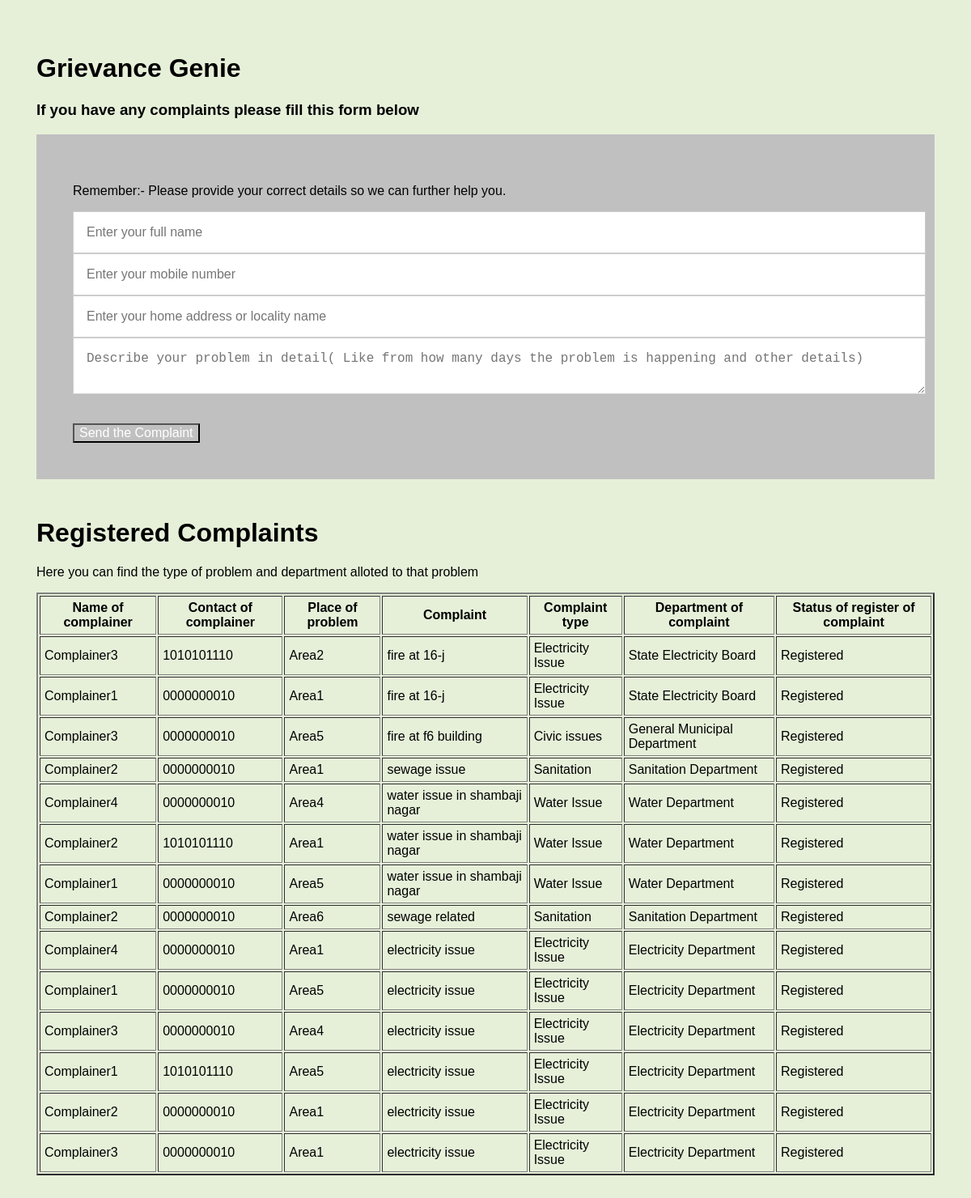
The page / on the database its author committed.
### src/app.py (models this page shows)
class Complaints(db.Model):
    id=db.Column(db.Integer,primary_key=True)
    complainer_name=db.Column(db.String(40))
    placeofissue=db.Column(db.String(30))
    complainer_phonenum=db.Column(db.String(12))
    category=db.Column(db.String(30))
    complaint_detail=db.Column(db.String(100))
    department=db.Column(db.String(25))
    status=db.Column(db.String(30),default="Issue Submitted Successfully")
    priority=db.Column(db.String(20))

### src/app.py (the view, shortened to what this page needs)
@app.route("/", methods=["GET", "POST"])
def submit_complaint():
    message=None
    real_complaints=Complaints.query.order_by(Complaints.id.desc()).all()
    complaints=[]
    for rc in real_complaints:
        anon = anonymize_data_of_complaint(rc)
        complaints.append({
            "id": rc.id,
            "complainer_name":anon["complainer_name"],
            "placeofissue":anon["placeofissue"],
            "complainer_phonenum":anon["complainer_phonenum"],
            "category":rc.category,
            "complaint_detail":rc.complaint_detail,
            "department":rc.department,
            "status":rc.status,
            "priority":rc.priority
        })
    return render_template("index.html",complaints=complaints,message=message)

### src/anony_util.py (called while the page is built)
def anonymize_data_of_complaint(complaint):
    dummy_phone_numbers=["0000000010","1010101110"]
    dummy_names=["Complainer1","Complainer2","Complainer3","Complainer4"]
    dummy_areas=["Area1","Area2","Area3","Area4","Area5","Area6"]
    return{
        "complainer_name":random.choice(dummy_names),
        "placeofissue":random.choice(dummy_areas),
        "complainer_phonenum":random.choice(dummy_phone_numbers),
        "category":complaint.category,
        "complaint_detail":complaint.complaint_detail,
        "department":complaint.department,
        "status":complaint.status,
        "priority":complaint.priority
    }

### src/templates/index.html (shortened to what this page needs)
<!DOCTYPE html>
<html lang="en">
<head>
</head>
<body>
    <h1>Grievance Genie</h1>
    <H3 class="title-text">If you have any complaints please fill this form below</H3>
    <form method="POST" action="/">
        <p>Remember:- Please provide your correct details so we can further help you.</p>
        <input type="text" placeholder="Enter your full name" name="complainer_name" required>
        <br>
        <input type="text" placeholder="Enter your mobile number" name="complainer_phonenum" >
        <br>
        <input type="text" placeholder="Enter your home address or locality name" name="placeofissue" required>
        <br>
        <textarea placeholder="Describe your problem in detail( Like from how many days the problem is happening and other details)" name="complaint_detail" ></textarea> <br>
        <button type="submit">Send the Complaint</button>
    </form>
    <h1>Registered Complaints</h1>
    <p>Here you can find the type of problem and department alloted to that problem</p>
    <table border="2.5" cellpadding="5">
        <thead>
            <tr>
                <th>Name of complainer</th>
                <th>Contact of complainer</th>
                <th>Place of problem</th>
                <th>Complaint</th>
                <th>Complaint type</th>
                <th>Department of complaint</th>
                <th>Status of register of complaint</th>
            </tr>
        </thead>
        <tbody>
            {% for complaint in complaints %}
            <tr><td>{{complaint.complainer_name}}</td>
                <td>{{complaint.complainer_phonenum}}</td>
                <td>{{complaint.placeofissue}}</td>
                <td>{{complaint.complaint_detail}}</td>
                <td>{{complaint.category}}</td>
                <td>{{complaint.department}}</td>
                <td>{{complaint.status}}</td>
            </tr>{% endfor %}
        </tbody>
    </table>
</body>
</html>

### src/templates/index.html (style rules this page uses)
body { background-color:#e6f0d9; color:black; font-family:'Arial', sans-serif; margin:25px; padding:20px; }
form { background-color:silver; padding:45px; margin-bottom:3rem; box-shadow:0 2px 3 px rgba(0,0.1,0,0.1) }
input { width:100%; padding:1rem; font-size:1rem; border:1px solid #ccc; resize:vertical; margin-right:3rem; }
textarea { width:100%; padding:1rem; font-size:1rem; border:1px solid #ccc; resize:vertical; color:black; }
button { margin-top:2rem; font-size:1rem; background-color:silver; color:white; cursor:pointer; transition:background-color 0.5s ease; padding; 1rem 1.6 rem; }

### rows shown on the page
Complaints: complainer_name "Complainer3", complainer_phonenum "1010101110", placeofissue "Area2", complaint_detail "fire at 16-j", category "Electricity Issue", department "State Electricity Board", status "Registered"
Complaints: complainer_name "Complainer1", complainer_phonenum "0000000010", placeofissue "Area1", complaint_detail "fire at 16-j", category "Electricity Issue", department "State Electricity Board", status "Registered"
Complaints: complainer_name "Complainer3", complainer_phonenum "0000000010", placeofissue "Area5", complaint_detail "fire at f6 building", category "Civic issues", department "General Municipal Department", status "Registered"
Complaints: complainer_name "Complainer2", complainer_phonenum "0000000010", placeofissue "Area1", complaint_detail "sewage issue", category "Sanitation", department "Sanitation Department", status "Registered"
Complaints: complainer_name "Complainer4", complainer_phonenum "0000000010", placeofissue "Area4", complaint_detail "water issue in shambaji nagar", category "Water Issue", department "Water Department", status "Registered"
Complaints: complainer_name "Complainer2", complainer_phonenum "1010101110", placeofissue "Area1", complaint_detail "water issue in shambaji nagar", category "Water Issue", department "Water Department", status "Registered"
Complaints: complainer_name "Complainer1", complainer_phonenum "0000000010", placeofissue "Area5", complaint_detail "water issue in shambaji nagar", category "Water Issue", department "Water Department", status "Registered"
Complaints: complainer_name "Complainer2", complainer_phonenum "0000000010", placeofissue "Area6", complaint_detail "sewage related", category "Sanitation", department "Sanitation Department", status "Registered"
Complaints: complainer_name "Complainer4", complainer_phonenum "0000000010", placeofissue "Area1", complaint_detail "electricity issue", category "Electricity Issue", department "Electricity Department", status "Registered"
Complaints: complainer_name "Complainer1", complainer_phonenum "0000000010", placeofissue "Area5", complaint_detail "electricity issue", category "Electricity Issue", department "Electricity Department", status "Registered"
Complaints: complainer_name "Complainer3", complainer_phonenum "0000000010", placeofissue "Area4", complaint_detail "electricity issue", category "Electricity Issue", department "Electricity Department", status "Registered"
Complaints: complainer_name "Complainer1", complainer_phonenum "1010101110", placeofissue "Area5", complaint_detail "electricity issue", category "Electricity Issue", department "Electricity Department", status "Registered"
Complaints: complainer_name "Complainer2", complainer_phonenum "0000000010", placeofissue "Area1", complaint_detail "electricity issue", category "Electricity Issue", department "Electricity Department", status "Registered"
Complaints: complainer_name "Complainer3", complainer_phonenum "0000000010", placeofissue "Area1", complaint_detail "electricity issue", category "Electricity Issue", department "Electricity Department", status "Registered"
